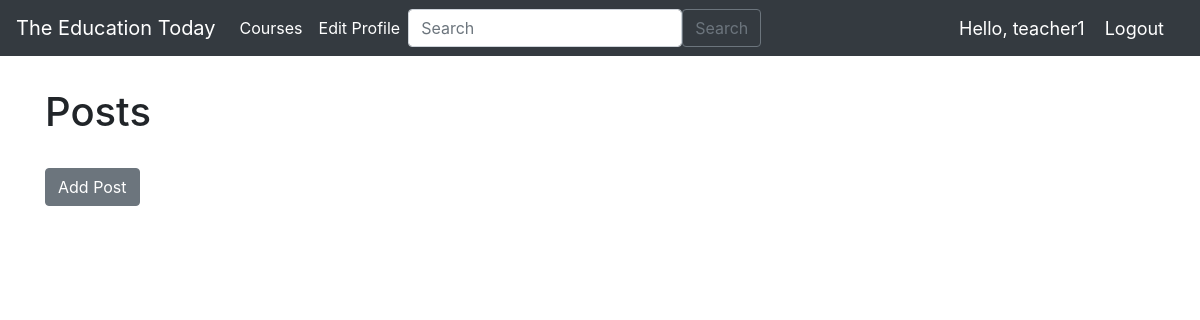
/students/courses/2/posts/ (signed in), run on an earlier commit of the app's database.
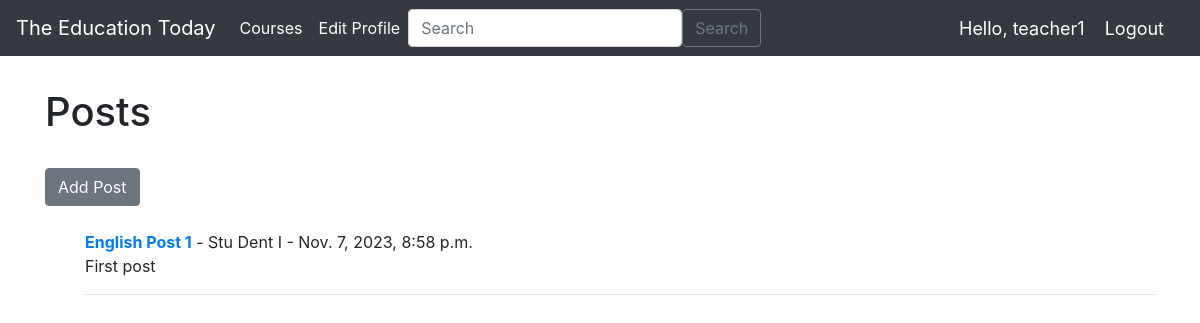
And on a later commit of the database.
### account/models.py (models this page shows, shortened)
class Posts(models.Model):
    id = models.AutoField(primary_key=True)
    course = models.ForeignKey(Course, on_delete=models.CASCADE, default=1)
    title = models.CharField(max_length=255)
    author = models.ForeignKey(User, on_delete=models.CASCADE)
    body = RichTextField(blank=True, null=True)
    post_date = models.DateTimeField(auto_now_add=True)
    snippet = models.CharField(max_length=255)
    file = models.FileField(null=True, blank=True, upload_to="documents/")

### students/views.py (the view)
# urls.py: path('courses/<int:course_id>/posts/', PostsPage.as_view(), name="posts"),
class PostsPage(LoginRequiredMixin, ListView):
    model = Posts
    template_name = 'students/posts.html'
    login_url = '/signin/'
    redirect_field_name = 'next'
    ordering = ['-post_date']
    def get_queryset(self):
        course_id = self.kwargs.get('course_id')  # Adjust this to match your URL configuration
        queryset = Posts.objects.filter(course_id=course_id)
        return queryset
    def get_context_data(self, **kwargs):
        context = super().get_context_data(**kwargs)
        course_id = self.kwargs.get('course_id')
        course = get_object_or_404(Course, pk=course_id)
        context['course'] = course
        return context

### students/templates/students/posts.html (shortened to what this page needs)
{% extends "students/base.html" %}
{% block content %}
<br/>
<div class="container my-2">
<h1>Posts</h1>
<br/>
<a href="{% url 'students:add_post' course_id=course.id %}" class="btn btn-secondary">Add Post</a>
<br/>
<ul id="article-detail">
    <br/>
{% for post in object_list %}
        <strong><a href="{% url 'students:article-detail' post.id %}">{{ post.title }}</a></strong> -
        {{ post.author.first_name }}
        {{ post.author.last_name }} - {{ post.post_date }} <br/>
        {{ post.snippet }}
    <hr>
{% endfor %}
</ul>
</div>
{% endblock %}

What changed in the data, as far as the page shows it:
added Posts: title "English Post 1", author.first_name "Stu", author.last_name "Dent I", post_date "Nov. 7, 2023, 8:58 p.m.", snippet "First post"
